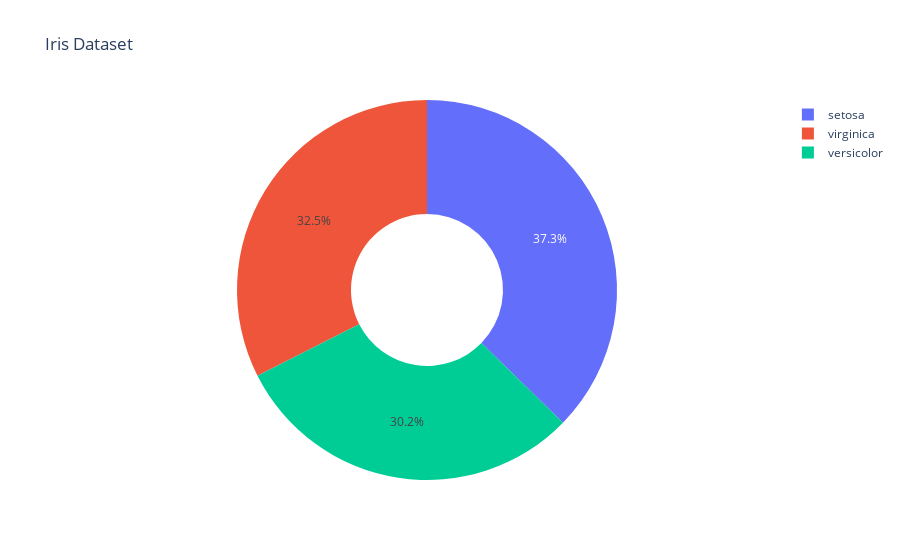

Notebook cell for this chart:
### Code cell
fig = px.pie(df, values="sepal_width",
             names="species", # como se fosse o hue do seaborn
             title='Iris Dataset', 
             hole=0.4)
fig.show()

### Figure 1 — Plotly figure (JSON) as saved in the notebook; plotly's stock layout.template omitted (floating-point values rounded to 4 significant figures; data arrays with more than 128 entries replaced by an {"elided": "..."} marker saying what was removed)
{"data": [{"domain": {"x": [0, 1], "y": [0, 1]}, "hole": 0.4, "hovertemplate": "species=%{label}<br>sepal_width=%{value}<extra></extra>", "labels": {"elided": "150 str values"}, "legendgroup": "", "name": "", "showlegend": true, "type": "pie", "values": {"elided": "150 float values"}}], "layout": {"legend": {"tracegroupgap": 0}, "title": {"text": "Iris Dataset"}}}
